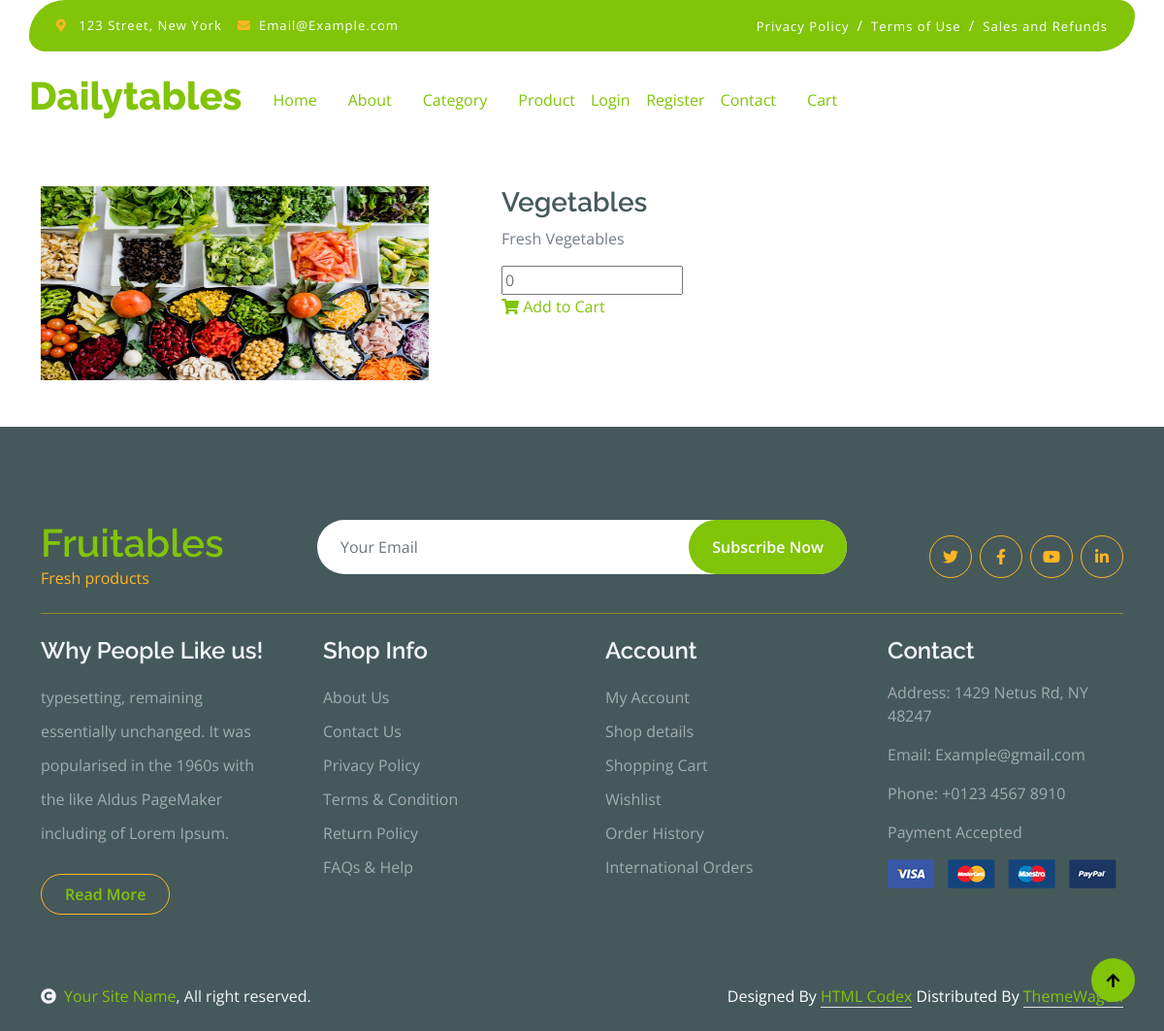
Page /singlecategory/6 on the committed database.
### Adminapp/models.py (models this page shows)
class Dailycategory(models.Model):
 categoryName = models.CharField(max_length=20)
 categoryDescription = models.TextField()
 img = models.ImageField(upload_to= 'images', default='null.jpeg')

### Userapp/views.py (the view)
# urls.py: path('singlecategory/<int:id>',views.singlecategory, name='singlecategory'),
def singlecategory(request,id):
    data =  Dailycategory.objects.filter(id=id)
    return render(request,"singlecategory.html",{'data' : data})

### Userapp/templates/singlecategory.html (shortened to what this page needs)
{% extends 'vegefruti.html' %}
{% block body %}
<br></br><br></br><br></br><br></br>
<div class="single-product mt-150 mb-150">
	<div class="container">
		<div class="row">
			{% for i in data %}
			<div class="col-md-5">
				<div class="single-product-img">
					<img src="{{i.img.url}}"  alt=""  style="height: 200px; width: 400px"/>
				</div>
			</div>
			<div class="col-md-7">
				<div class="single-product-content">
					<h3>{{i.categoryName}}</h3>
					<p class="single-product-pricing"> {{i.categoryDescription}}</p>
					<div class="single-product-form">
						<form action="index.html">
							<input type="number" placeholder="0">
						</form>
						<a href="cart.html" class="cart-btn"><i class="fas fa-shopping-cart"></i> Add to Cart</a>
					</div>
				</div>
			</div>
			{% endfor %}
		</div>
	</div>
</div>
{% endblock %}

### rows in the picture
Dailycategory: img (picture), categoryName "Vegetables", categoryDescription "Fresh Vegetables"
